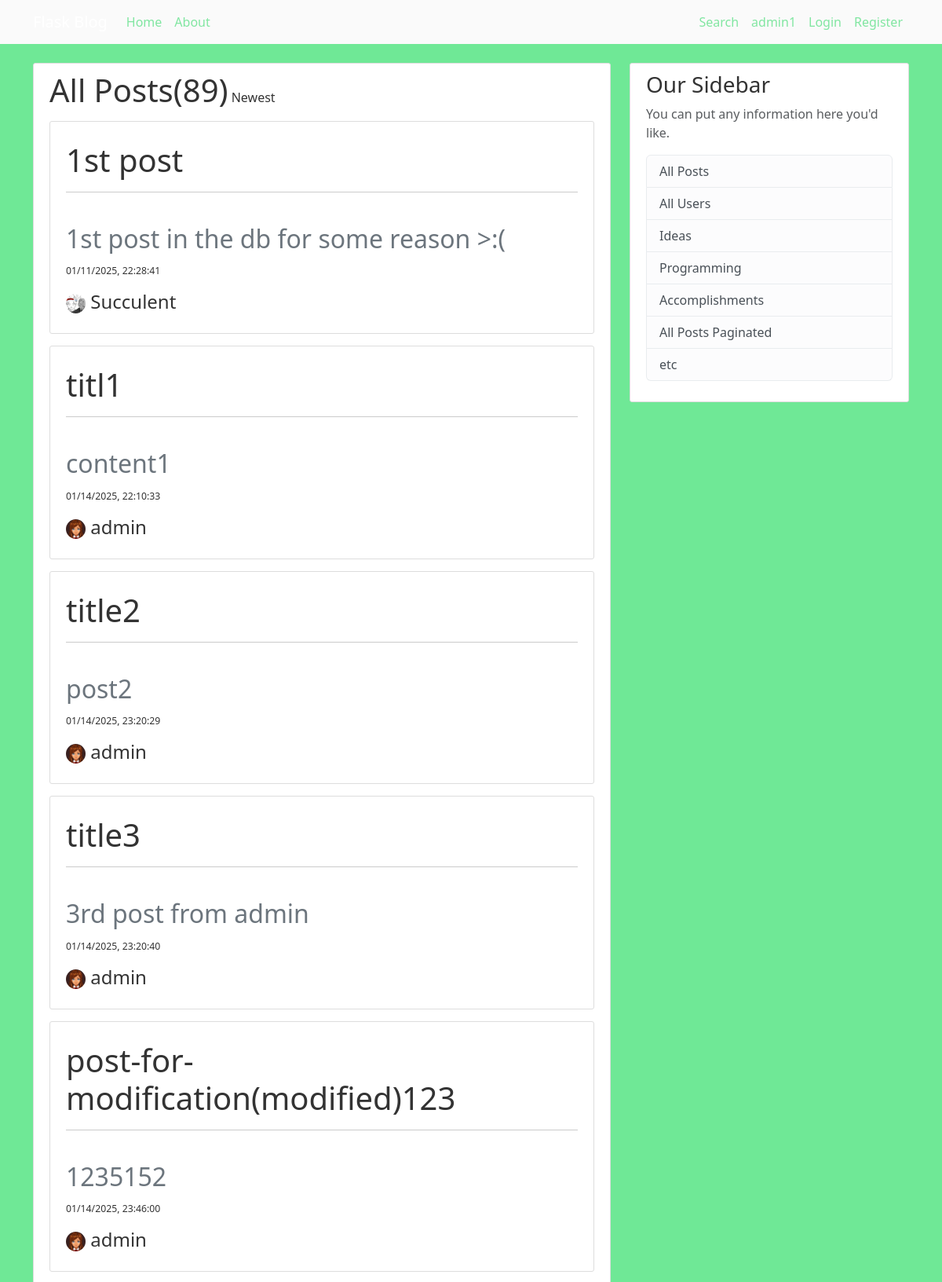
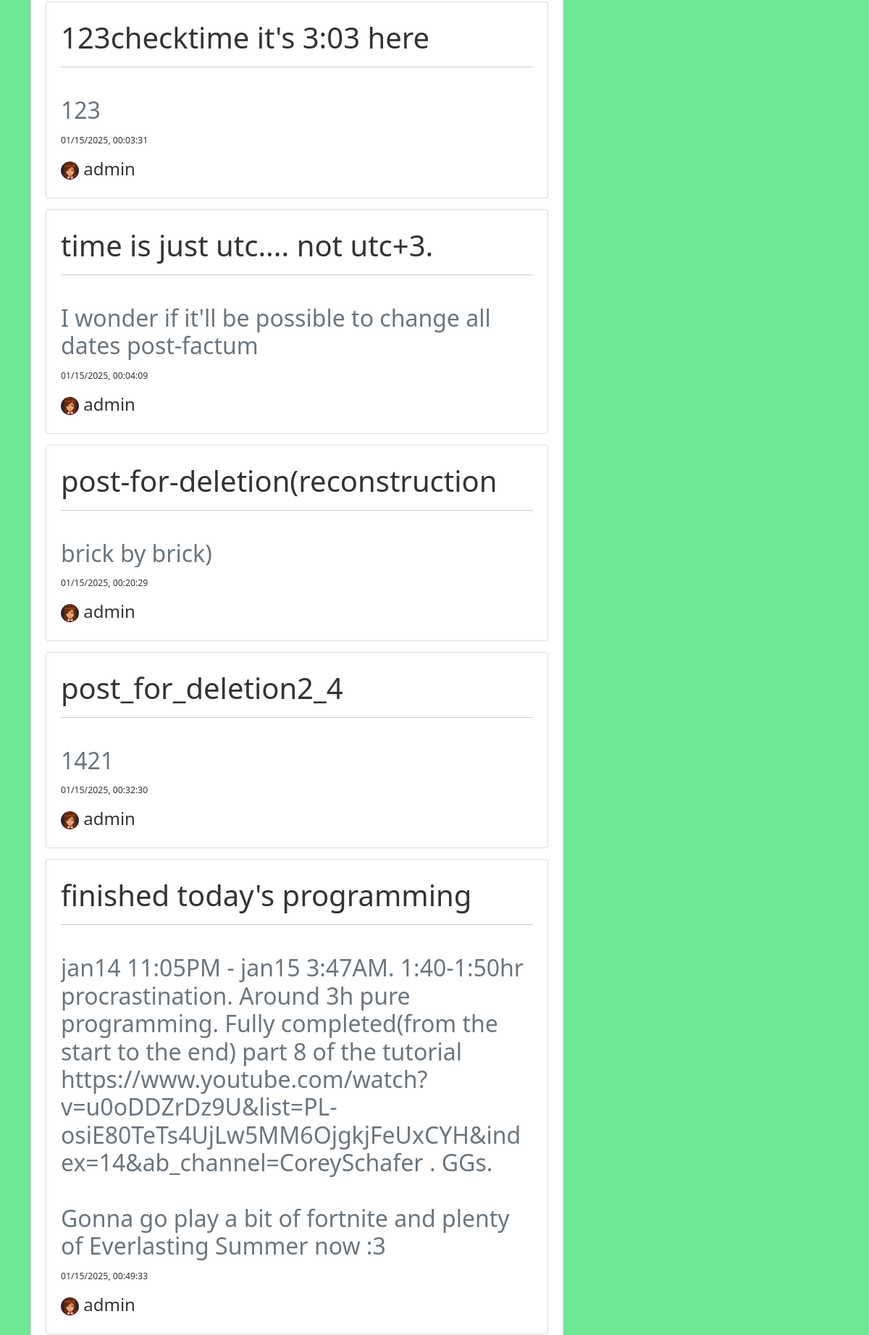
/all-posts/asc (upper part), run on the app's committed database (2 pictures, top to bottom).
### bungee_gum/models.py (models this page shows, shortened)
class Post(db.Model):
    id = db.Column(db.Integer, primary_key=True)
    title = db.Column(db.String(100), nullable=False)
    date_posted = db.Column(db.DateTime, nullable=False, default=lambda: datetime.now(timezone.utc))
    content = db.Column(db.Text, nullable=False)
    user_id = db.Column(db.Integer, db.ForeignKey("user.id"), nullable=False)

class User(db.Model, UserMixin):
    id = db.Column(db.Integer, primary_key=True)
    username = db.Column(db.String(20), unique=True, nullable=False)
    email = db.Column(db.String(120), unique=True, nullable=False)
    image_file = db.Column(db.String(20), nullable=False, default="default.jpg")
    password = db.Column(db.String(60), nullable=False)
    posts = db.relationship("Post", backref="author", lazy="subquery")

### bungee_gum/posts/routes.py (the view)
@posts.route("/all-posts/asc")
def all_posts_asc():
    posts = Post.query.order_by("date_posted").all()
    posts_num = Post.query.count()
    return render_template("all-posts-asc.html", title="Posts", posts=posts, posts_num=posts_num)

### bungee_gum/templates/all-posts-asc.html
{% extends "base.html" %}
{% block body %}
<div class="content-section">
    <span class="h1">All Posts({{ posts_num }})</span>
    <a href="{{ url_for('posts.all_posts') }}" class="text-decoration-none h6">Newest</a>
    {% for post in posts %}
        <div class="content-section">
            <div class="media">
                    <a href="{{ url_for('posts.post_view', id=post.id) }}" class="text-decoration-none h1"><h1 class="account-heading"></h1>{{ post.title }}</a>
                <hr> <br>
                    <pre class="h2 text-secondary">{{ post.content }}</pre>
                    <a href="{{ url_for('posts.post_view', id=post.id) }}" class="text-decoration-none small h4">
                        <small class="mute">{{ post.date_posted.strftime('%m/%d/%Y, %H:%M:%S') }}</small></a>
            </div>
            <div>
                <a href="{{ url_for('users.specific_user', id=post.author.id) }}" class="text-decoration-none h4">
                    <img class="rounded-circle account-img-smol" src="{{ url_for('static', filename='profile-pics/' + post.author.image_file)}}">
                    {{ post.author.username }}</a>
            </div>
        </div>
    {% endfor %}
</div>
{% endblock body %}

### bungee_gum/static/style.css (style rules this page uses)
body { background: #6fe896; color: #333333; margin-top: 5rem; }
.content-section { background: #ffffff; padding: 10px 20px; border: 1px solid #dddddd; border-radius: 3px; margin-bottom: 20px; }
.content-section div { margin: 15px 0; }
.account-img-smol { width: 25px; height: 25px; }
pre { font-family: "Segoe UI", Arial, sans-serif; white-space:pre-wrap; word-wrap:break-word; overflow: hidden; }

### data on the page
Post: title "1st post", content "1st post in the db for some reason >:(", date_posted "01/11/2025, 22:28:41", image_file (picture), author.username "Succulent"
Post: title "titl1", content "content1", date_posted "01/14/2025, 22:10:33", image_file (placeholder picture), author.username "admin"
Post: title "title2", content "post2", date_posted "01/14/2025, 23:20:29", image_file (placeholder picture), author.username "admin"
Post: title "title3", content "3rd post from admin", date_posted "01/14/2025, 23:20:40", image_file (placeholder picture), author.username "admin"
Post: title "post-for-modification(modified)123", content "1235152", date_posted "01/14/2025, 23:46:00", image_file (placeholder picture), author.username "admin"
Post: title "123checktime it's 3:03 here", content "123", date_posted "01/15/2025, 00:03:31", image_file (placeholder picture), author.username "admin"
Post: title "time is just utc.... not utc+3.", content "I wonder if it'll be possible to change all dates post-factum", date_posted "01/15/2025, 00:04:09", image_file (placeholder picture), author.username "admin"
Post: title "post-for-deletion(reconstruction", content "brick by brick)", date_posted "01/15/2025, 00:20:29", image_file (placeholder picture), author.username "admin"
Post: title "post_for_deletion2_4", content "1421", date_posted "01/15/2025, 00:32:30", image_file (placeholder picture), author.username "admin"
Post: title "finished today's programming", content "jan14 11:05PM - jan15 3:47AM. 1:40-1:50hr procrastination. Around 3h pure programming. Fully completed(from the start to the end) part 8 of the tutorial https://www.youtube.com/watch?v=u0oDDZrDz9U&list=PL-osiE80TeTs4UjLw5MM6OjgkjFeUxCYH&index=14&ab_channel=CoreySchafer . GGs. Gonna go play a bit of fortnite and plenty of Everlasting Summer now :3", date_posted "01/15/2025, 00:49:33", image_file (placeholder picture), author.username "admin"

### other printed values
{{ posts_num }} "89"
